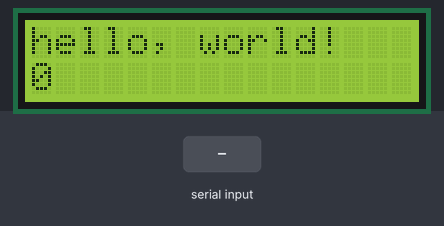
The sketch below on a simulated Arduino Uno, built with avr-gcc and run on an emulated ATmega328P. On the bench: 16×2 character LCD. Inputs (shaded band) come from the test bench. What the sketch prints to the serial monitor is not drawn.

Above: at 0.1 s.
At 1.6 s:
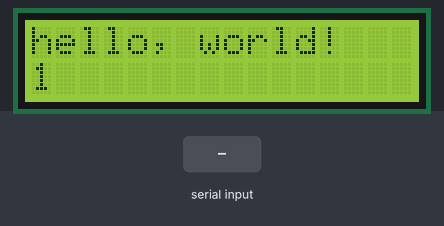
1.7 s: "1" received over the second serial link
At 2.8 s:
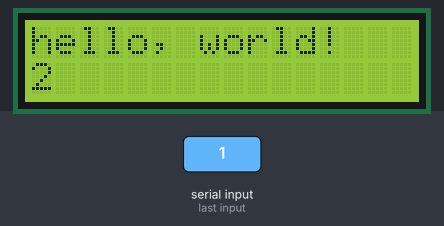
Timing chart, 0 to 4.7 s (numbered marks = the images above; inputs shaded):
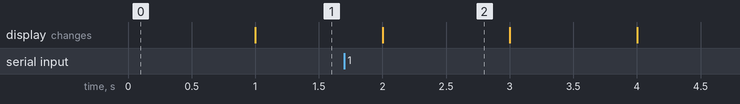

Measured:
- what the display in image 2 shows lasts 1.0 s, from 2.0 s to 3.0 s

The sketch:

WaltherKraamPrax4_3.ino
```cpp
// include the library code:
#include <LiquidCrystal.h>
#include <SoftwareSerial.h>

// initialize the library by associating any needed LCD interface pin
// with the arduino pin number it is connected to
const int rs = 12, en = 11, d4 = 4, d5 = 5, d6 = 6, d7 = 7;
LiquidCrystal lcd(rs, en, d4, d5, d6, d7);
SoftwareSerial bt(2, 3); //rx, tx

void setup() {
  Serial.begin(9600);
  bt.begin(9600);


  // set up the LCD's number of columns and rows:
  lcd.begin(16, 2);
  // Print a message to the LCD.
  lcd.print("hello, world!");
}

void loop() {
  // set the cursor to column 0, line 1
  // (note: line 1 is the second row, since counting begins with 0):
  lcd.setCursor(0, 1);
  // print the number of seconds since reset:
  lcd.print(millis() / 1000);
  if(bt.available()){
    Serial.write(bt.read());
  }
  if(Serial.available()){
    bt.write(Serial.read());
  }
}
```
